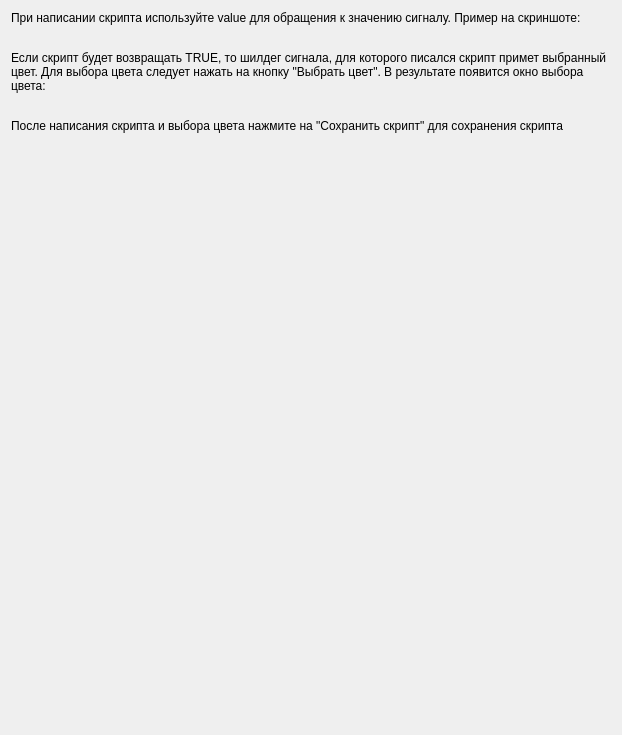
<?xml version="1.0" encoding="UTF-8"?>
<ui version="4.0">
 <class>scriptguidewindow</class>
 <widget class="QDialog" name="scriptguidewindow">
  <property name="geometry">
   <rect>
    <x>0</x>
    <y>0</y>
    <width>622</width>
    <height>735</height>
   </rect>
  </property>
  <property name="windowTitle">
   <string>Dialog</string>
  </property>
  <layout class="QVBoxLayout" name="verticalLayout">
   <item>
    <widget class="QLabel" name="label">
     <property name="text">
      <string>При написании скрипта используйте value для обращения к значению сигналу. Пример на скриншоте:</string>
     </property>
     <property name="textFormat">
      <enum>Qt::RichText</enum>
     </property>
     <property name="scaledContents">
      <bool>false</bool>
     </property>
     <property name="alignment">
      <set>Qt::AlignJustify|Qt::AlignTop</set>
     </property>
     <property name="wordWrap">
      <bool>true</bool>
     </property>
    </widget>
   </item>
   <item>
    <widget class="QLabel" name="label_2">
     <property name="text">
      <string/>
     </property>
     <property name="pixmap">
      <pixmap resource="resource.qrc">:/Images/scripthelp1.png</pixmap>
     </property>
     <property name="scaledContents">
      <bool>false</bool>
     </property>
     <property name="alignment">
      <set>Qt::AlignCenter</set>
     </property>
     <property name="openExternalLinks">
      <bool>true</bool>
     </property>
    </widget>
   </item>
   <item>
    <widget class="QLabel" name="label_3">
     <property name="text">
      <string>Если скрипт будет возвращать TRUE, то шилдег сигнала, для которого писался скрипт примет выбранный цвет. Для выбора цвета следует нажать на кнопку &quot;Выбрать цвет&quot;. В результате появится окно выбора цвета:</string>
     </property>
     <property name="wordWrap">
      <bool>true</bool>
     </property>
    </widget>
   </item>
   <item>
    <widget class="QLabel" name="label_4">
     <property name="text">
      <string/>
     </property>
     <property name="pixmap">
      <pixmap resource="resource.qrc">:/Images/scripthelp2.png</pixmap>
     </property>
     <property name="scaledContents">
      <bool>false</bool>
     </property>
     <property name="alignment">
      <set>Qt::AlignCenter</set>
     </property>
     <property name="openExternalLinks">
      <bool>true</bool>
     </property>
    </widget>
   </item>
   <item>
    <widget class="QLabel" name="label_5">
     <property name="text">
      <string>После написания скрипта и выбора цвета нажмите на &quot;Сохранить скрипт&quot; для сохранения скрипта</string>
     </property>
    </widget>
   </item>
   <item>
    <spacer name="verticalSpacer">
     <property name="orientation">
      <enum>Qt::Vertical</enum>
     </property>
     <property name="sizeHint" stdset="0">
      <size>
       <width>20</width>
       <height>424</height>
      </size>
     </property>
    </spacer>
   </item>
  </layout>
 </widget>
 <resources>
  <include location="resource.qrc"/>
 </resources>
 <connections/>
</ui>
